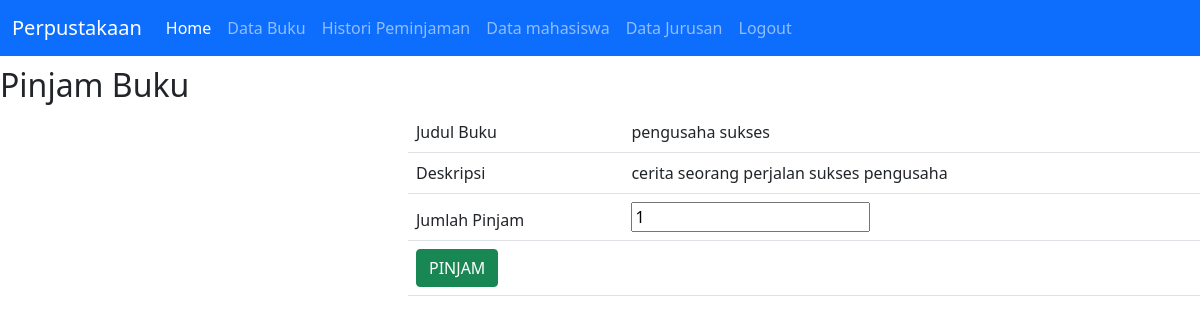
The page /pinjam_buku.php?id_buku=1 (signed in) on the database its author committed.
### tables this page shows
CREATE TABLE `buku` (
  `id_buku` int(11) NOT NULL,
  `judul_buku` varchar(100) NOT NULL,
  `deskripsi` varchar(100) NOT NULL
);

### Pinjam_buku.php (the view, shortened to what this page needs)
<?php
include "header.php";
include "koneksi.php";
$qry_detail_buku = mysqli_query($conn, "select * from buku where id_buku = '" . $_GET['id_buku'] . "'");
$dt_buku = mysqli_fetch_array($qry_detail_buku);
?>
<h2>Pinjam Buku</h2>
<div class="row">
    <div class="col-md-4">
    </div>
    <div class="col-md-8">
        <form action="masukkan_keranjang.php?id_buku=<?= $dt_buku['id_buku'] ?>" method="POST">
            <table class="table table-hover table striped">
                <thead>
                    <tr>
                        <td>Judul Buku</td>
                        <td><?= $dt_buku['judul_buku'] ?></td>
                    </tr>
                    <tr>
                        <td>Deskripsi</td>
                        <td><?= $dt_buku['deskripsi'] ?></td>
                    </tr>
                    <tr>
                        <td>Jumlah Pinjam</td>
                        <td><input type="number" name="pinjam_buku" value="1"></td>
                    </tr>
                    <tr>
                        <td colspan="2"><input class="btn btn-success" type="submit" value="PINJAM"></td>
                    </tr>
                </thead>
            </table>
        </form>
    </div>
</div>
<?php
include "footer.php";
?>

### rows shown on the page
buku: judul_buku "pengusaha sukses", deskripsi "cerita seorang perjalan sukses pengusaha"
